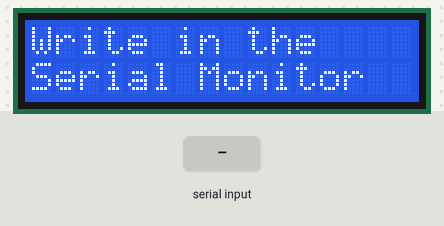
Bench run of a sketch on a simulated Arduino Uno, built with avr-gcc and run on an emulated ATmega328P. Parts: 16×2 character LCD. The test bench sets the inputs (shaded band). What the sketch prints to the serial monitor is not drawn.

Above: at 1.3 s.
1.4 s: "1" received over Serial
At 4.1 s:
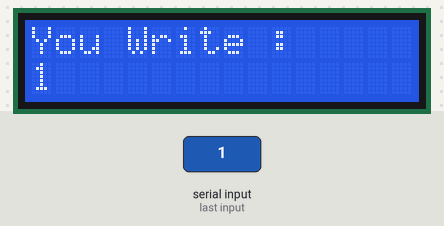
4.4 s: "0" received over Serial
At 7.1 s:
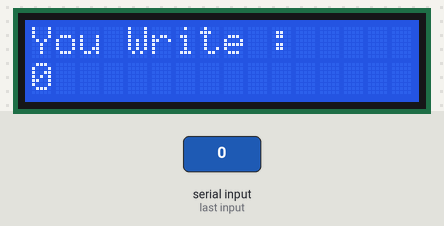
7.4 s: "2" received over Serial
At 10.3 s:
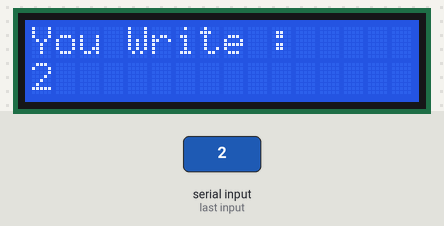
Timing chart, 0 to 11.8 s (numbered marks = the images above; inputs shaded):
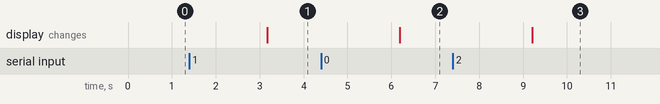

Measured:
- after the input at 1.4 s, the display: changes after 1.8 s (image 1)
- after the input at 4.4 s, the display: changes after 1.8 s (image 2)
- after the input at 7.4 s, the display: changes after 1.8 s (image 3)

The sketch:

ESP-I2C-serial-monitor.ino
```cpp
#include <Wire.h>
#include <LiquidCrystal_I2C.h>

LiquidCrystal_I2C lcd(0x27,16,2);  // set the LCD address to 0x27 for a 16 chars and 2 line display

String text = "";

void setup()
{
  Serial.begin(115200);
  lcd.init();                      // initialize the lcd
  lcd.init();
  // Print a message to the LCD.
  lcd.backlight();
  lcd.setCursor(0,0);
  lcd.print("Write in the ");
  lcd.setCursor(0,1);
  lcd.print("Serial Monitor");
}


void loop()
{
    Serial.println("Write : ");
  if (Serial.available()) {
    text = Serial.readString();
    lcd.clear();
    lcd.setCursor(0, 0);
    lcd.print("You Write : ");
    lcd.setCursor(0, 1);
    lcd.print(text);
    Serial.println("Text added");
  }
  delay(1000);
}
```
